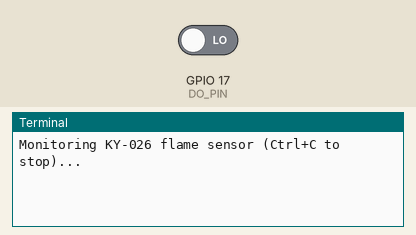
The program below on a simulated Raspberry Pi (BCM pin numbers). On the bench: the last lines printed to the terminal. The test bench sets the inputs (shaded band); at power-on: GPIO 17 (DO_PIN) LOW.

Above: at 1.2 s.
1.3 s: GPIO 17 (DO_PIN) driven HIGH
At 2.0 s:
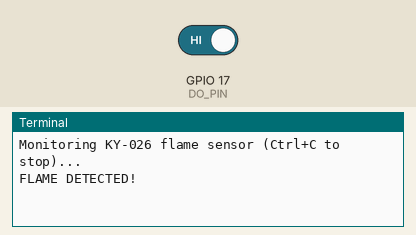
2.8 s: GPIO 17 (DO_PIN) driven LOW
At 3.1 s:
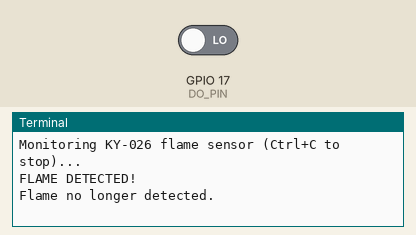

Measured:
- after the input at 1.3 s, the terminal: prints a new line at once (image 1)
- after the input at 2.8 s, the terminal: prints a new line at once (image 2)

The program:

example.py
```python
# Monitors the KY-026 digital output on GPIO17 and logs state changes (flame detected / flame no longer detected) using RPi.GPIO.
#
# Buy this module: https://shillehtek.com/products/flame-sensor-ky-026-arduino-esp32-raspberry-pi
# Full manual: https://shillehtek.com/blogs/shillehtek-product-manuals/flame-sensor-ky-026-arduino-esp32-raspberry-pi-manual
# More examples: https://github.com/shillehbean/shillehtek-examples
#

#!/usr/bin/env python3
# KY-026 Flame Sensor - Raspberry Pi Example
# D0 -> GPIO 17 (physical pin 11), + -> 3.3V (pin 1), G -> GND (pin 6)
# The Pi has no ADC, so we use the digital output only.

import RPi.GPIO as GPIO
import time

DO_PIN = 17

GPIO.setmode(GPIO.BCM)
GPIO.setup(DO_PIN, GPIO.IN)

try:
    print("Monitoring KY-026 flame sensor (Ctrl+C to stop)...")
    last_state = GPIO.input(DO_PIN)

    while True:
        state = GPIO.input(DO_PIN)

        # Only print when the state changes
        if state != last_state:
            if state == GPIO.HIGH:
                print("FLAME DETECTED!")
            else:
                print("Flame no longer detected.")
            last_state = state

        time.sleep(0.1)

except KeyboardInterrupt:
    print("Stopped by user")
finally:
    GPIO.cleanup()
```
